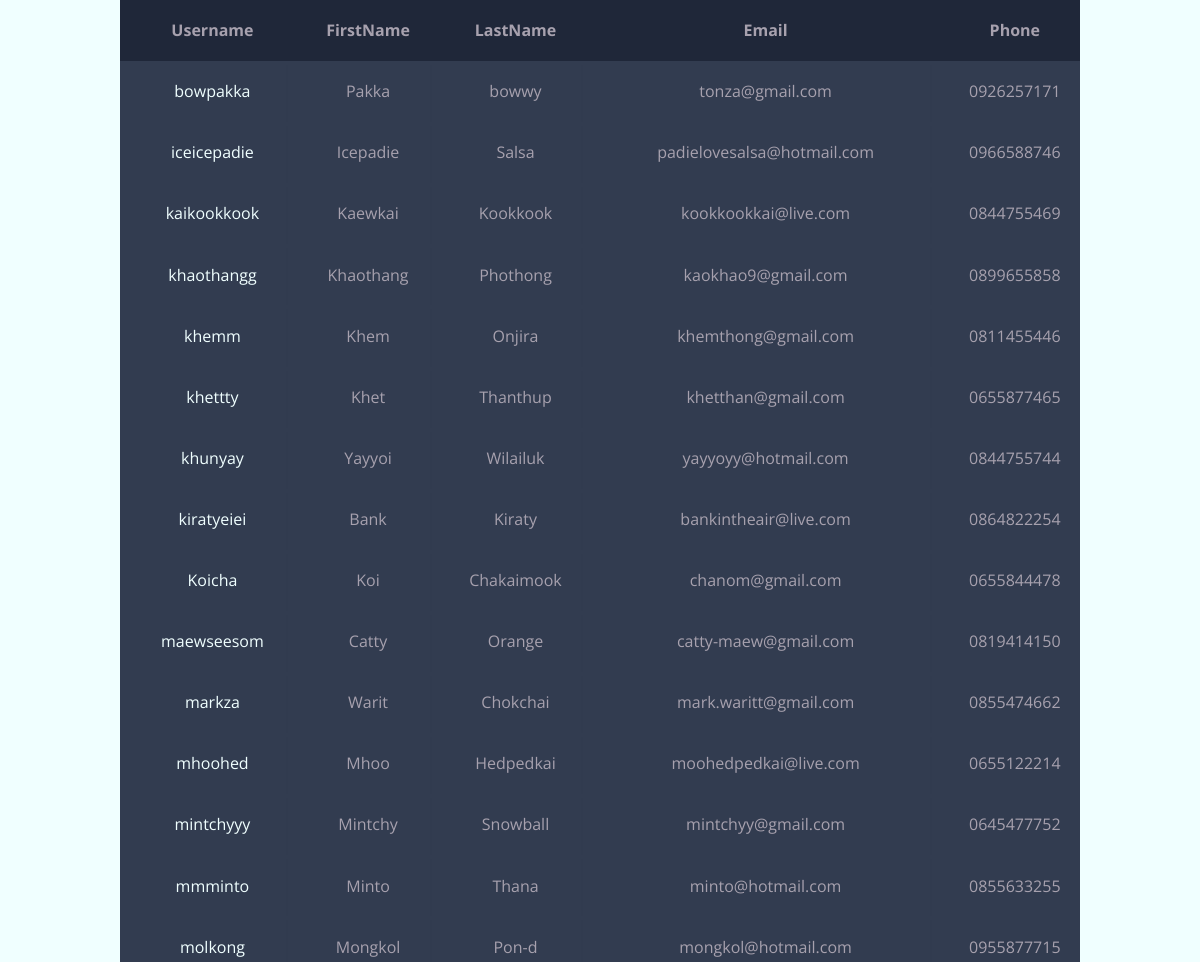
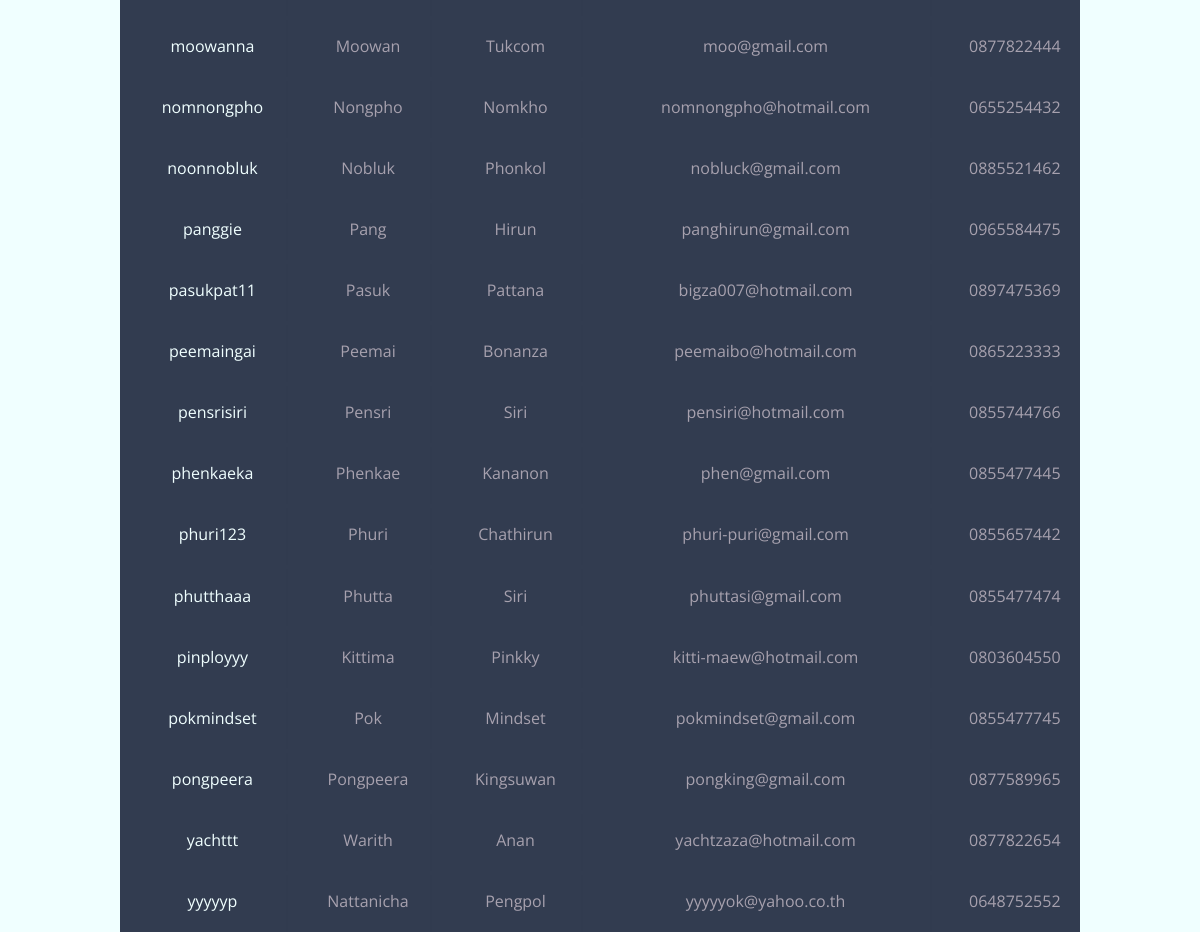
The app's page /Customer.php with its own data (2 pictures, top to bottom).
### tables this page shows
CREATE TABLE `customer` (
  `Username` varchar(32) NOT NULL,
  `FirstName` varchar(32) NOT NULL,
  `LastName` varchar(32) NOT NULL,
  `Email` varchar(32) NOT NULL,
  `Phone` varchar(12) NOT NULL,
  `Password` varchar(32) NOT NULL
);

### Customer.php (the view, shortened to what this page needs)
<?php
	$Host = "localhost";
	$username = "root";
	$pass = "";
	$myDB = "hotel_db";
	$con = mysqli_connect($Host,$username,$pass,$myDB);
?>
<!DOCTYPE html>
<html>
<head>
	<link href="//maxcdn.bootstrapcdn.com/bootstrap/4.1.1/css/bootstrap.min.css" rel="stylesheet" id="bootstrap-css">
	<link rel='stylesheet' href='https://use.fontawesome.com/releases/v5.7.0/css/all.css'>
	<link rel="stylesheet" href="nav.css">
	<link rel="stylesheet" href="Template.css">
</head>
<body>
	<?php
		$result = mysqli_query($con,"SELECT * FROM customer " );
		?>
		<table class="container">
		<tr>
			<th width="90"><div align="center">Username</div></th>
			<th width="90"><div align="center">FirstName</div></th>
			<th width="90"><div align="center">LastName</div></th>
			<th width="90"><div align="center">Email</div></th>
			<th width="90"><div align="center">Phone</div></th>
		</tr>
		<?php while($row = mysqli_fetch_array($result)) :?>
			<tr>
				<td><div align="center"><?php echo $row['Username']; ?></div></td>
				<td><div align="center"><?php echo $row['FirstName']; ?></div></td>
				<td><div align="center"><?php echo $row['LastName']; ?></div></td>
				<td><div align="center"><?php echo $row['Email']; ?></div></td>
				<td><div align="center"><?php echo $row['Phone']; ?></div></td>
			</tr>
		<?php endwhile ?>
		</table>
</body>
</html>

### Template.css (style rules this page uses)
body { font-family: 'Open Sans', sans-serif; font-weight: 300; line-height: 1.42em; color:#A7A1AE; background-color:#F0FFFF; }
.container td { font-weight: normal; font-size: 1em; -webkit-box-shadow: 0 2px 2px -2px #0E1119; -moz-box-shadow: 0 2px 2px -2px #0E1119; box-shadow: 0 2px 2px -2px #0E1119; }
.container { text-align: left; overflow: hidden; width: 80%; margin: 0 auto; display: table; padding: 0 0 8em 0; }
.container td, .container th { padding-bottom: 2%; padding-top: 2%; padding-left:2%; }
.container tr:nth-child(odd) { background-color: #323C50; }
.container tr:nth-child(even) { background-color: #323C50; }
.container th { background-color: #1F2739; }
.container td:first-child { color: #F0FFFF; }

### records on screen
customer: Username "bowpakka", FirstName "Pakka", LastName "bowwy", Email "tonza@gmail.com", Phone "0926257171"
customer: Username "iceicepadie", FirstName "Icepadie", LastName "Salsa", Email "padielovesalsa@hotmail.com", Phone "0966588746"
customer: Username "kaikookkook", FirstName "Kaewkai", LastName "Kookkook", Email "kookkookkai@live.com", Phone "0844755469"
customer: Username "khaothangg", FirstName "Khaothang", LastName "Phothong", Email "kaokhao9@gmail.com", Phone "0899655858"
customer: Username "khemm", FirstName "Khem", LastName "Onjira", Email "khemthong@gmail.com", Phone "0811455446"
customer: Username "khettty", FirstName "Khet", LastName "Thanthup", Email "khetthan@gmail.com", Phone "0655877465"
customer: Username "khunyay", FirstName "Yayyoi", LastName "Wilailuk", Email "yayyoyy@hotmail.com", Phone "0844755744"
customer: Username "kiratyeiei", FirstName "Bank", LastName "Kiraty", Email "bankintheair@live.com", Phone "0864822254"
customer: Username "Koicha", FirstName "Koi", LastName "Chakaimook", Email "chanom@gmail.com", Phone "0655844478"
customer: Username "maewseesom", FirstName "Catty", LastName "Orange", Email "catty-maew@gmail.com", Phone "0819414150"
customer: Username "markza", FirstName "Warit", LastName "Chokchai", Email "mark.waritt@gmail.com", Phone "0855474662"
customer: Username "mhoohed", FirstName "Mhoo", LastName "Hedpedkai", Email "moohedpedkai@live.com", Phone "0655122214"
customer: Username "mintchyyy", FirstName "Mintchy", LastName "Snowball", Email "mintchyy@gmail.com", Phone "0645477752"
customer: Username "mmminto", FirstName "Minto", LastName "Thana", Email "minto@hotmail.com", Phone "0855633255"
customer: Username "molkong", FirstName "Mongkol", LastName "Pon-d", Email "mongkol@hotmail.com", Phone "0955877715"
customer: Username "moowanna", FirstName "Moowan", LastName "Tukcom", Email "moo@gmail.com", Phone "0877822444"
customer: Username "nomnongpho", FirstName "Nongpho", LastName "Nomkho", Email "nomnongpho@hotmail.com", Phone "0655254432"
customer: Username "noonnobluk", FirstName "Nobluk", LastName "Phonkol", Email "nobluck@gmail.com", Phone "0885521462"
customer: Username "panggie", FirstName "Pang", LastName "Hirun", Email "panghirun@gmail.com", Phone "0965584475"
customer: Username "pasukpat11", FirstName "Pasuk", LastName "Pattana", Email "bigza007@hotmail.com", Phone "0897475369"
customer: Username "peemaingai", FirstName "Peemai", LastName "Bonanza", Email "peemaibo@hotmail.com", Phone "0865223333"
customer: Username "pensrisiri", FirstName "Pensri", LastName "Siri", Email "pensiri@hotmail.com", Phone "0855744766"
customer: Username "phenkaeka", FirstName "Phenkae", LastName "Kananon", Email "phen@gmail.com", Phone "0855477445"
customer: Username "phuri123", FirstName "Phuri", LastName "Chathirun", Email "phuri-puri@gmail.com", Phone "0855657442"
customer: Username "phutthaaa", FirstName "Phutta", LastName "Siri", Email "phuttasi@gmail.com", Phone "0855477474"
customer: Username "pinployyy", FirstName "Kittima", LastName "Pinkky", Email "kitti-maew@hotmail.com", Phone "0803604550"
customer: Username "pokmindset", FirstName "Pok", LastName "Mindset", Email "pokmindset@gmail.com", Phone "0855477745"
customer: Username "pongpeera", FirstName "Pongpeera", LastName "Kingsuwan", Email "pongking@gmail.com", Phone "0877589965"
customer: Username "yachttt", FirstName "Warith", LastName "Anan", Email "yachtzaza@hotmail.com", Phone "0877822654"
customer: Username "yyyyyp", FirstName "Nattanicha", LastName "Pengpol", Email "yyyyyok@yahoo.co.th", Phone "0648752552"
